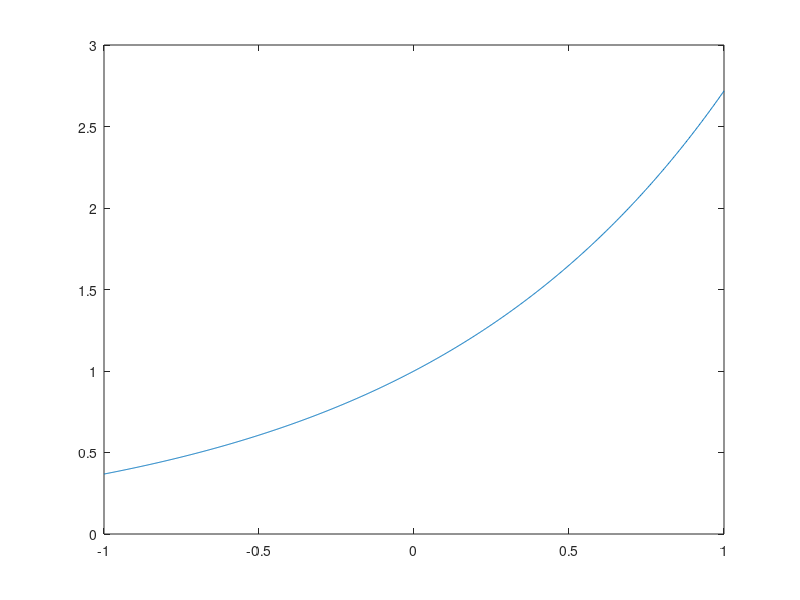

Reproduce this figure in MATLAB. (Note: this script raises an error after producing the figure.)
clear all
close all
clc

kk = 1000;
xx = linspace(-1,1,kk);

kk0 = 500;
X0 = kk0/kk*2-1;

P = 8;

exact = zeros(1,kk);
for p=0:P-1
exact(1:kk0)    = exact(1:kk0)    + 1/factorial(p)*xx(1:kk0).^p;
end

for p=0:P
exact(kk0+1:kk) = exact(kk0+1:kk) + 1/factorial(p)*(1+(p~=P)*1/factorial(P-p)*(-X0)^(P-p))*xx(kk0+1:kk).^p;
end


plot(xx,exact)

Nrange = [1:6 8:2:32];

for N=Nrange

xgll = GLLnodes(N);
values = zeros(1,N+1);
for i=1:N+1
if xgll(i)<X0
for p=0:P-1
values(i) = values(i) + 1/factorial(p)*xgll(i)^p;
end
else
for p=0:P
values(i) = values(i) + 1/factorial(p)*(1+(p~=P)*1/factorial(P-p)*(-X0)^(P-p))*xgll(i)^p;
end
end
end

[hh,ee] = MimeticpolyVal(xx,N,1);

Interp = values*hh;

% hold on
% plot(xx,Interp,'r')


L2error(N) = sqrt(1/kk*sum((exact-Interp).^2));

end

figure
subplot(1,2,1)
semilogy(Nrange,L2error(Nrange))
subplot(1,2,2)
loglog(Nrange,L2error(Nrange))

%%

H = 10;
N = 1;

xigll = GLLnodes(N);

xixi = linspace(-1,1,kk/H+H);
[hh,ee] = MimeticpolyVal(xixi,N,1);

for h=1:H
    
    xgll = (xigll+1)/H+(2*(h-1)/H-1);
    values = zeros(1,N+1);
    for i=1:N+1
    if xgll(i)<X0
    for p=0:P-1
    values(i) = values(i) + 1/factorial(p)*xgll(i)^p;
    end
    else
    for p=0:P
    values(i) = values(i) + 1/factorial(p)*(1+(p~=P)*1/factorial(P-p)*(-X0)^(P-p))*xgll(i)^p;
    end
    end
    end
    
    kkh =  (h-1)*kk/H+(0:kk/H);
    
    interp(kkh(2:end)) = values*hh;
    
end






